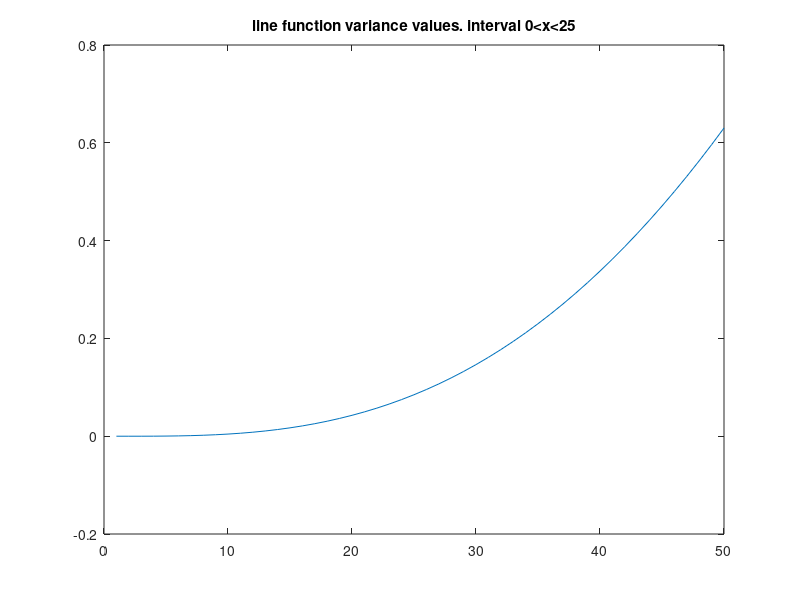
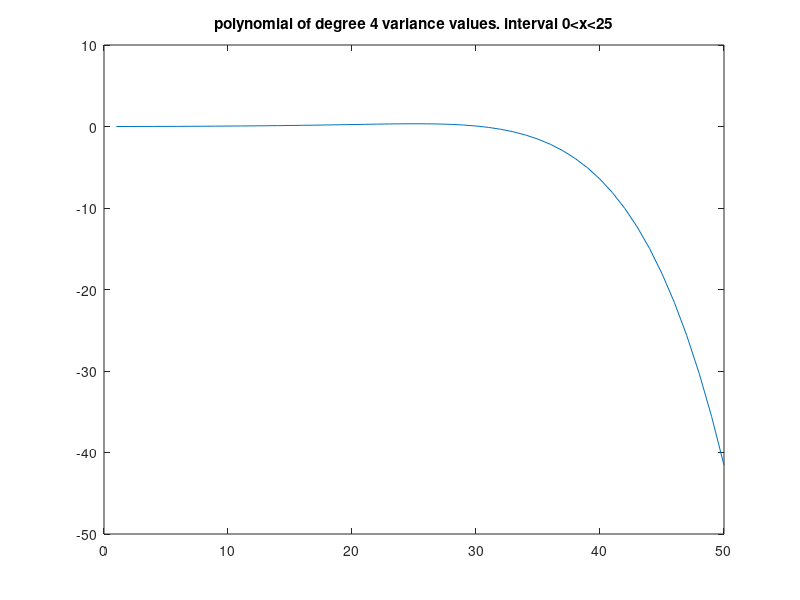

Here is the MATLAB script that generated these plots, in order:
E = @(x) (1.186*x.^2 - 0.162*x);

interval = 0.05;
min = 0;
max = interval;

var = zeros(1, 25);

for n = 1:50
    mean = integral(E,min,max);
    
    VAR= @(x) (1.186*x - 0.162).*(x - mean).^2;
    var(1,n) = integral(VAR,min,max);
    
    min = max;
    max = max + interval;
    
end

figure
plot(var)
title('line function variance values. interval 0<x<25')

E2 = @(x) (-19.5*x.^5 + 52.87*x.^4 - 49.45*x.^3 + 19.4*x.^2 + 2.3*x );

interval2 = 0.05;
min2 = 0;
max2 = interval2;

var2 = zeros(1, 25);

for n2 = 1:50
    mean2 = integral(E,min2,max2);
    
    VAR2= @(x) (-19.5*x.^4 + 52.87*x.^3 - 49.45*x.^2 + 19.4*x.^1 + 2.3 ).*(x - mean2).^2;
    var2(1,n2) = integral(VAR2,min2,max2);
    
    min2 = max2;
    max2 = max2 + interval2;
    
end

figure
plot(var2)
title('polynomial of degree 4 variance values. interval 0<x<25')